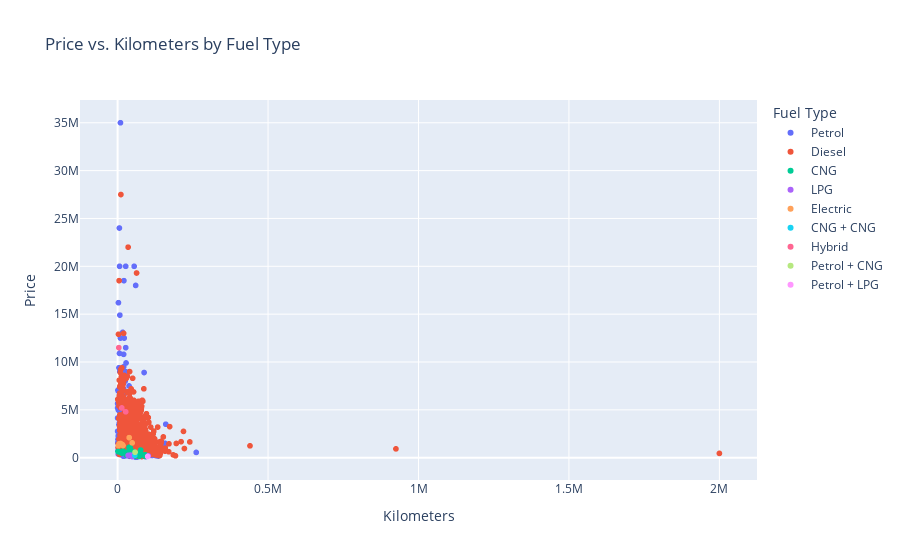

This figure's notebook cell:
### Markdown cell above
Improved Visualizations:

Interactive plots using Plotly ya Altair

### Code cell
# Scatter plot for km_driven vs. price
px.scatter(df, 
           x='Kilometer', 
           y='Price', 
           color='Fuel Type', 
           title='Price vs. Kilometers by Fuel Type',
           labels={'Kilometer': 'Kilometers', 'price': 'Price (in Rupees)'},
           hover_data=['Owner', 'Location'])

### Figure 1 — Plotly figure (JSON) as saved in the notebook; plotly's stock layout.template omitted (floating-point values rounded to 4 significant figures; data arrays with more than 128 entries replaced by an {"elided": "..."} marker saying what was removed)
{"data": [{"customdata": {"elided": "942x2 str values"}, "hovertemplate": "Fuel Type=Petrol<br>Kilometers=%{x}<br>Price=%{y}<br>Owner=%{customdata[0]}<br>Location=%{customdata[1]}<extra></extra>", "legendgroup": "Petrol", "marker": {"color": "#636efa", "symbol": "circle"}, "mode": "markers", "name": "Petrol", "showlegend": true, "type": "scattergl", "x": {"elided": "942 int values"}, "xaxis": "x", "y": {"elided": "942 int values"}, "yaxis": "y"}, {"customdata": {"elided": "1049x2 str values"}, "hovertemplate": "Fuel Type=Diesel<br>Kilometers=%{x}<br>Price=%{y}<br>Owner=%{customdata[0]}<br>Location=%{customdata[1]}<extra></extra>", "legendgroup": "Diesel", "marker": {"color": "#EF553B", "symbol": "circle"}, "mode": "markers", "name": "Diesel", "showlegend": true, "type": "scattergl", "x": {"elided": "1049 int values"}, "xaxis": "x", "y": {"elided": "1049 int values"}, "yaxis": "y"}, {"customdata": [["First", "Delhi"], ["Second", "Kanpur"], ["First", "Mumbai"], ["First", "Kanpur"], ["First", "Kanpur"], ["First", "Pune"], ["Second", "Delhi"], ["First", "Ghaziabad"], ["First", "Delhi"], ["First", "Mumbai"], ["First", "Pune"], ["First", "Mumbai"], ["First", "Mumbai"], ["First", "Mumbai"], ["First", "Mumbai"], ["First", "Delhi"], ["First", "Delhi"], ["First", "Mumbai"], ["First", "Bhopal"], ["First", "Mumbai"], ["First", "Lucknow"], ["First", "Delhi"], ["Second", "Kanpur"], ["Second", "Delhi"], ["First", "Mumbai"], ["First", "Mumbai"], ["First", "Mumbai"], ["First", "Delhi"], ["First", "Agra"], ["First", "Pune"], ["First", "Kanpur"], ["First", "Delhi"], ["First", "Pimpri-Chinchwad"], ["Second", "Faridabad"], ["First", "Delhi"], ["First", "Ludhiana"], ["Second", "Ambala Cantt"], ["First", "Faridabad"], ["Second", "Mumbai"], ["First", "Mumbai"], ["First", "Mumbai"], ["First", "Mohali"], ["First", "Ahmedabad"], ["Second", "Delhi"], ["First", "Delhi"], ["First", "Delhi"], ["First", "Pune"], ["First", "Lucknow"], ["First", "Agra"], ["Second", "Pune"]], "hovertemplate": "Fuel Type=CNG<br>Kilometers=%{x}<br>Price=%{y}<br>Owner=%{customdata[0]}<br>Location=%{customdata[1]}<extra></extra>", "legendgroup": "CNG", "marker": {"color": "#00cc96", "symbol": "circle"}, "mode": "markers", "name": "CNG", "showlegend": true, "type": "scattergl", "x": [47377, 72000, 42500, 57000, 76000, 26600, 67738, 18000, 3800, 52000, 67580, 72000, 67850, 54000, 48000, 50000, 38000, 76642, 8640, 53693, 82000, 76000, 56852, 67738, 1374, 64000, 43000, 31000, 46000, 45000, 30000, 28000, 63200, 72000, 57000, 45000, 90342, 68320, 92000, 39000, 78000, 14000, 56000, 58000, 18000, 42000, 15000, 89000, 43000, 75693], "xaxis": "x", "y": [370000, 145000, 415000, 200000, 520000, 430000, 325000, 695000, 610000, 285000, 445000, 315000, 400000, 280000, 550000, 525000, 1080000, 800000, 590000, 642000, 310000, 275000, 155000, 310000, 645000, 375000, 545000, 575000, 495000, 299000, 265000, 465000, 330000, 245000, 225000, 725000, 155000, 380000, 299000, 740000, 289000, 480000, 390000, 325000, 625000, 1025000, 675000, 260000, 400000, 365000], "yaxis": "y"}, {"customdata": [["Fourth", "Lucknow"], ["Second", "Varanasi"], ["First", "Patna"], ["Second", "Bhopal"], ["First", "Nashik"]], "hovertemplate": "Fuel Type=LPG<br>Kilometers=%{x}<br>Price=%{y}<br>Owner=%{customdata[0]}<br>Location=%{customdata[1]}<extra></extra>", "legendgroup": "LPG", "marker": {"color": "#ab63fa", "symbol": "circle"}, "mode": "markers", "name": "LPG", "showlegend": true, "type": "scattergl", "x": [48500, 35000, 47721, 42000, 102000], "xaxis": "x", "y": [120000, 235000, 225000, 275000, 195000], "yaxis": "y"}, {"customdata": [["First", "Mumbai"], ["First", "Bangalore"], ["First", "Hyderabad"], ["First", "Hyderabad"], ["First", "Mumbai"], ["First", "Mumbai"], ["First", "Delhi"]], "hovertemplate": "Fuel Type=Electric<br>Kilometers=%{x}<br>Price=%{y}<br>Owner=%{customdata[0]}<br>Location=%{customdata[1]}<extra></extra>", "legendgroup": "Electric", "marker": {"color": "#FFA15A", "symbol": "circle"}, "mode": "markers", "name": "Electric", "showlegend": true, "type": "scattergl", "x": [16000, 48400, 18000, 3000, 5000, 10000, 38500], "xaxis": "x", "y": [1375000, 1550000, 1275000, 1250000, 1450000, 1485000, 2100000], "yaxis": "y"}, {"customdata": [["Second", "Navi Mumbai"]], "hovertemplate": "Fuel Type=CNG + CNG<br>Kilometers=%{x}<br>Price=%{y}<br>Owner=%{customdata[0]}<br>Location=%{customdata[1]}<extra></extra>", "legendgroup": "CNG + CNG", "marker": {"color": "#19d3f3", "symbol": "circle"}, "mode": "markers", "name": "CNG + CNG", "showlegend": true, "type": "scattergl", "x": [56843], "xaxis": "x", "y": [249000], "yaxis": "y"}, {"customdata": [["First", "Mumbai"], ["First", "Delhi"], ["First", "Delhi"]], "hovertemplate": "Fuel Type=Hybrid<br>Kilometers=%{x}<br>Price=%{y}<br>Owner=%{customdata[0]}<br>Location=%{customdata[1]}<extra></extra>", "legendgroup": "Hybrid", "marker": {"color": "#FF6692", "symbol": "circle"}, "mode": "markers", "name": "Hybrid", "showlegend": true, "type": "scattergl", "x": [27000, 4000, 14000], "xaxis": "x", "y": [4800000, 11500000, 5200000], "yaxis": "y"}, {"customdata": [["First", "Delhi"]], "hovertemplate": "Fuel Type=Petrol + CNG<br>Kilometers=%{x}<br>Price=%{y}<br>Owner=%{customdata[0]}<br>Location=%{customdata[1]}<extra></extra>", "legendgroup": "Petrol + CNG", "marker": {"color": "#B6E880", "symbol": "circle"}, "mode": "markers", "name": "Petrol + CNG", "showlegend": true, "type": "scattergl", "x": [58000], "xaxis": "x", "y": [575000], "yaxis": "y"}, {"customdata": [["Second", "Coimbatore"]], "hovertemplate": "Fuel Type=Petrol + LPG<br>Kilometers=%{x}<br>Price=%{y}<br>Owner=%{customdata[0]}<br>Location=%{customdata[1]}<extra></extra>", "legendgroup": "Petrol + LPG", "marker": {"color": "#FF97FF", "symbol": "circle"}, "mode": "markers", "name": "Petrol + LPG", "showlegend": true, "type": "scattergl", "x": [100000], "xaxis": "x", "y": [130000], "yaxis": "y"}], "layout": {"legend": {"title": {"text": "Fuel Type"}, "tracegroupgap": 0}, "title": {"text": "Price vs. Kilometers by Fuel Type"}, "xaxis": {"anchor": "y", "domain": [0, 1], "title": {"text": "Kilometers"}}, "yaxis": {"anchor": "x", "domain": [0, 1], "title": {"text": "Price"}}}}
